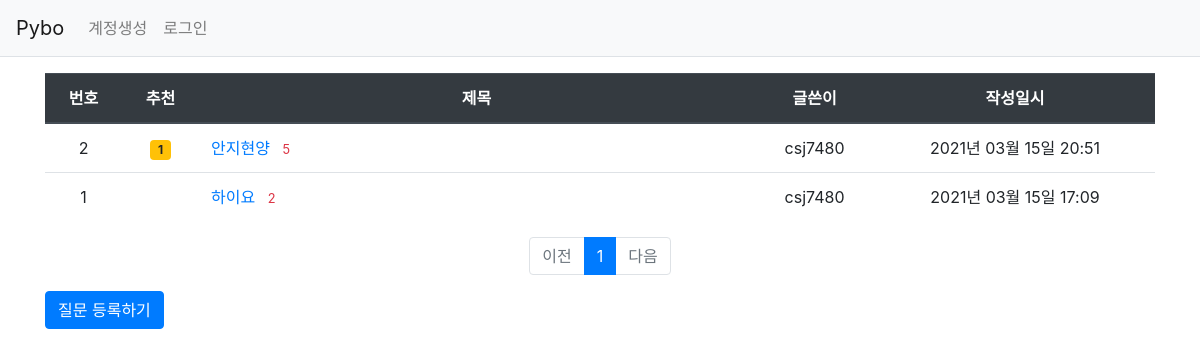
Page /question/list/ on the earlier database version.
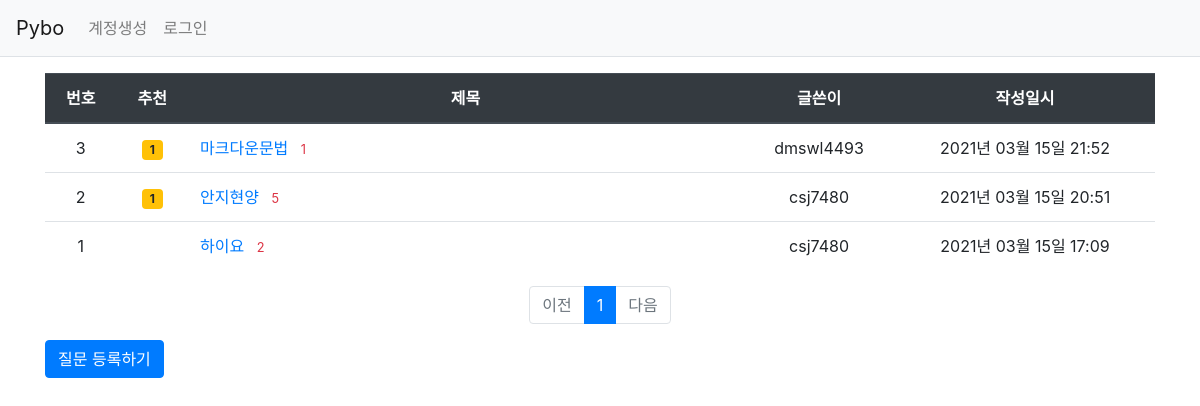
Same page on the later database version.
### pybo/models.py (models this page shows)
class Question(db.Model):
    id = db.Column(db.Integer, primary_key=True)
    subject = db.Column(db.String(200), nullable=False)
    content = db.Column(db.Text(), nullable=False)
    create_date = db.Column(db.DateTime(), nullable=False)
    user_id = db.Column(db.Integer, db.ForeignKey('user.id', ondelete='CASCADE'), nullable=False)
    user = db.relationship('User', backref=db.backref('question_set'))
    modify_date = db.Column(db.DateTime(),nullable = True)
    voter= db.relationship('User', secondary=question_voter, backref = db.backref('question_voter_set'))

class User(db.Model):
    id = db.Column(db.Integer, primary_key=True)
    username = db.Column(db.String(150), unique=True, nullable=False)
    password = db.Column(db.String(200), nullable=False)
    email = db.Column(db.String(120), unique=True, nullable=False)

### pybo/views/question_views.py (the view)
@bp.route('/list/')
def _list():
    page = request.args.get('page', type=int, default=1)  # 페이지
    question_list = Question.query.order_by(Question.create_date.desc())
    question_list = question_list.paginate(page, per_page=10)
    return render_template('question/question_list.html', question_list=question_list)

### pybo/filter.py (called while the page is built)
def format_datetime(value, fmt='%Y년 %m월 %d일 %H:%M'):
    return value.strftime(fmt)

### pybo/views/auth_views.py (called while the page is built)
@bp.before_app_request
def load_logged_in_user():
    user_id = session.get('user_id')
    if user_id is None:
        g.user = None
    else:
        g.user = User.query.get(user_id)

### pybo/templates/question/question_list.html
{% extends 'base.html' %}
{% block content %}
<div class="container my-3">
    <table class="table">
        <thead>
        <tr class="text-center thead-dark">
            <th>번호</th>
            <th>추천</th>
            <th style = "width:50%">제목</th>
            <th>글쓴이</th>
            <th>작성일시</th>
        </tr>
        </thead>
        <tbody>
        {% if question_list %}
        {% for question in question_list.items %}
        <tr class = "text-center">
            <td>{{ question_list.total - ((question_list.page-1) * question_list.per_page) - loop.index0 }}</td>
            <td>
                {% if question.voter|length > 0 %}
                <span class="badge badge-warning px-2 py-1">{{ question.voter|length }}</span>
                {% endif %}
            </td>
            <td class = "text-left">
                <a href="{{ url_for('question.detail', question_id=question.id) }}">{{ question.subject }}</a>
                {% if question.answer_set|length > 0 %}
                <span class="text-danger small ml-2">{{ question.answer_set|length }}</span>
                {% endif %}
            </td>
            <td>{{question.user.username}}</td>
            <td>{{ question.create_date|datetime }}</td>
        </tr>
        {% endfor %}
        {% else %}
        <tr>
            <td colspan="3">질문이 없습니다.</td>
        </tr>
        {% endif %}
        </tbody>
    </table>
    <ul class="pagination justify-content-center">
        {% if question_list.has_prev %}
        <li class="page-item">
            <a class="page-link" href="?page={{ question_list.prev_num }}">이전</a>
        </li>
        {% else %}
        <li class="page-item disabled">
            <a class="page-link" tabindex="-1" aria-disabled="true" href="#">이전</a>
        </li>
        {% endif %}
        {% for page_num in question_list.iter_pages() %}
            {% if page_num %}
                {% if page_num != question_list.page %}
                <li class="page-item">
                    <a class="page-link" href="?page={{ page_num }}">{{ page_num }}</a>
                </li>
                {% else %}
                <li class="page-item active" aria-current="page">
                    <a class="page-link" href="#">{{ page_num }}</a>
                </li>
                {% endif %}
           {% else %}
                <li class="disabled">
                    <a class="page-link" href="#">...</a>
                </li>
           {% endif %}
        {% endfor %}
        {% if question_list.has_next %}
        <li class="page-item">
            <a class="page-link" href="?page={{ question_list.next_num }}">다음</a>
        </li>
        {% else %}
        <li class="page-item disabled">
            <a class="page-link" tabindex="-1" aria-disabled="true" href="#">다음</a>
        </li>
        {% endif %}
    </ul>
    <a href="{{ url_for('question.create') }}" class="btn btn-primary">질문 등록하기</a>
</div>
{% endblock %}

### pybo/templates/base.html (shortened to what this page needs)
<!doctype html>
<html lang="ko">
<head>
    <link rel="stylesheet" href="{{ url_for('static', filename='bootstrap.min.css') }}">
    <link rel="stylesheet" href="{{ url_for('static', filename='style.css') }}">
</head>
<body>
{% include "navbar.html" %}
{% block content %}
{% endblock %}
</body>
</html>

### pybo/templates/navbar.html (shortened to what this page needs)
<nav class="navbar navbar-expand-lg navbar-light bg-light border-bottom">
    <a class="navbar-brand" href="{{ url_for('main.index') }}">Pybo</a>
    <div class="collapse navbar-collapse flex-grow-0" id="navbarNav">
        {% if g.user %}
        <ul class="navbar-nav">
            <li class="nav-item ">
                <a class="nav-link" href="{{ url_for('auth.logout') }}">{{ g.user.username }} (로그아웃)</a>
            </li>
        </ul>
        {% else %}
        <ul class="navbar-nav">
            <li class="nav-item ">
                <a class="nav-link" href="{{ url_for('auth.signup') }}">계정생성</a>
            </li>
            <li class="nav-item ">
                <a class="nav-link" href="{{ url_for('auth.login') }}">로그인</a>
            </li>
        </ul>
        {% endif %}
    </div>
</nav>

Differences in the rows shown:
added Question: id "3", voter|length "1", subject "마크다운문법", answer_set|length "1", user.username "dmswl4493", create_date "2021년 03월 15일 21:52"
